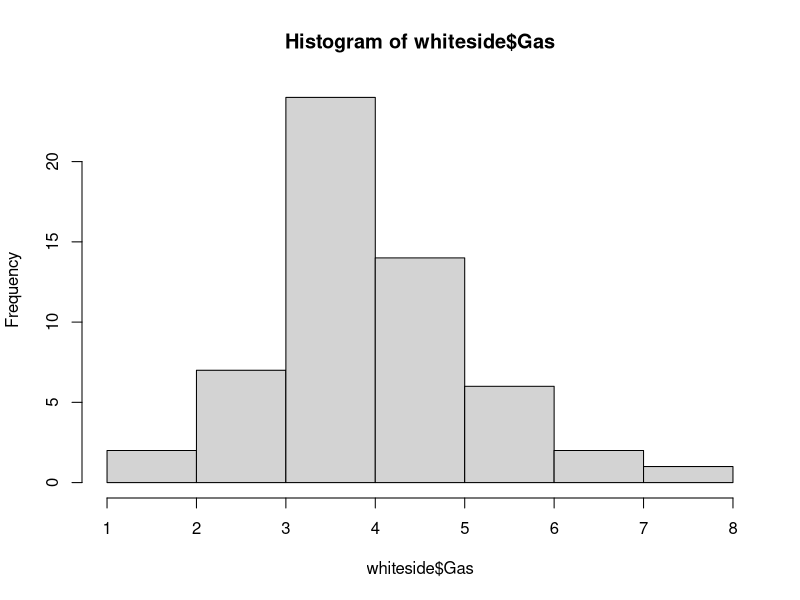
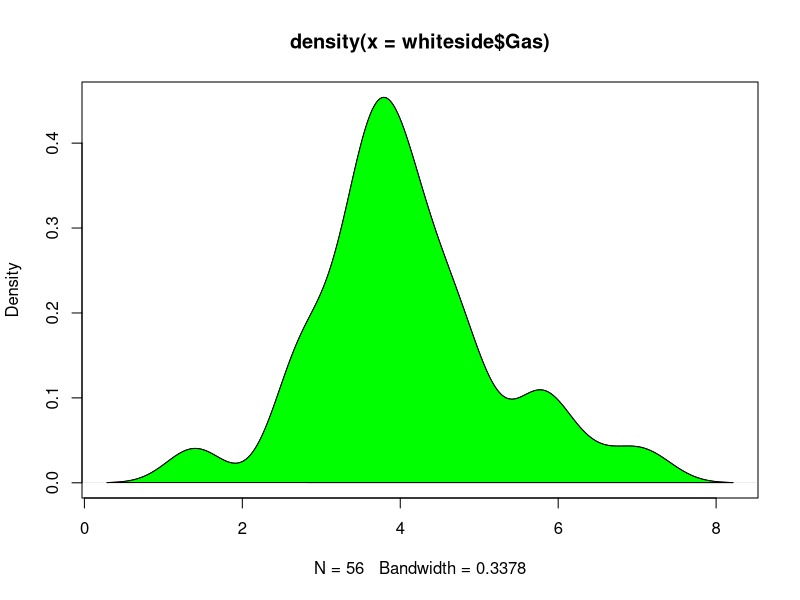
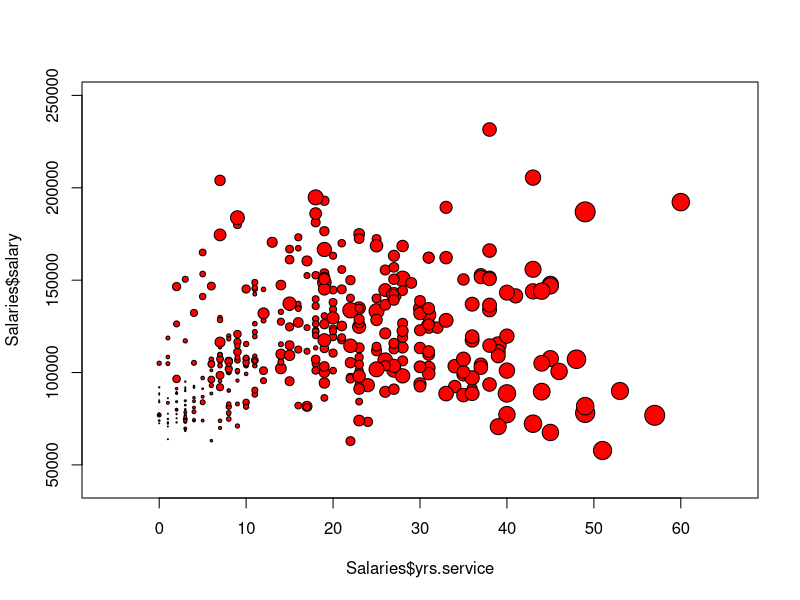

The R source for these figures, in order: (Note: this script raises an error after producing the figures.)
library(vcd)
library(car)
library(MASS)

View(whiteside)
hist(whiteside$Gas)
plot(density(whiteside$Gas))

polygon(density(whiteside$Gas),col="green")
View(Salaries)

# how to use symbols
symbols(Salaries$yrs.service,Salaries$salary,
        circles = Salaries$yrs.since.phd,inches = 0.1,bg = "red")
View(UScereal)

# change the table to a matrix, and the symbols could deal with matrix
y = as.matrix(UScereal[,3:4])
symbols(UScereal$sugars,UScereal$calories,
        rectangles = y1,inches = 0.4, bg = "red")

# random function
x1 = rnorm(10000)
y1 = rnorm(10000)
plot(x1,y1)

# better for density observation
smoothScatter(x1,y1)



